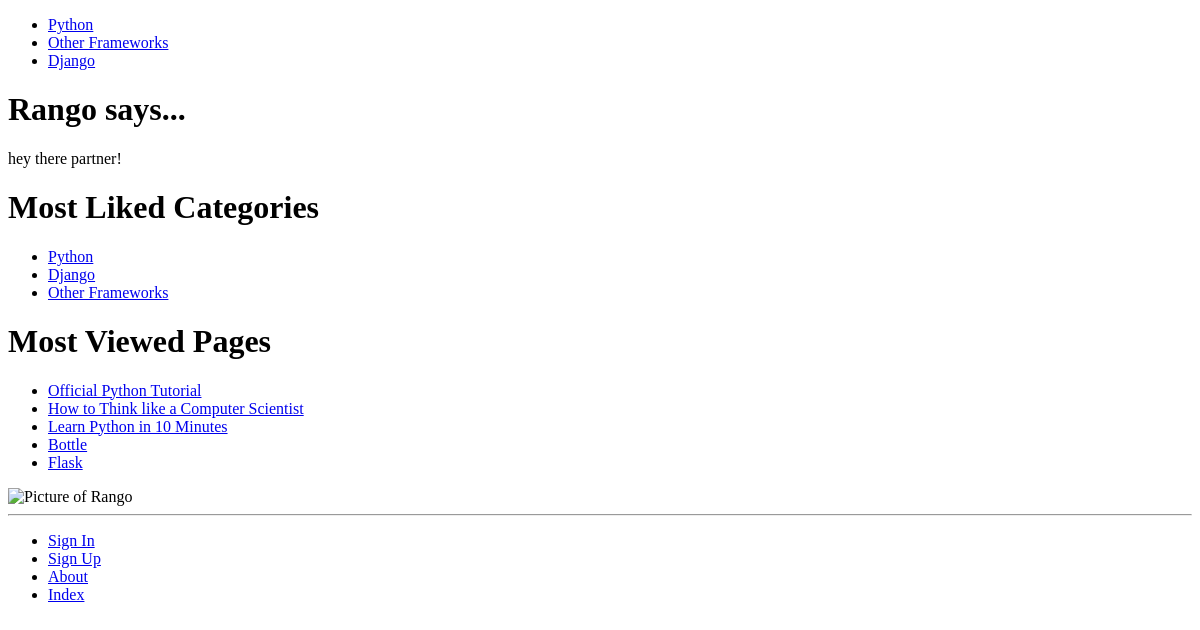
/, run on an earlier commit of the app's database.
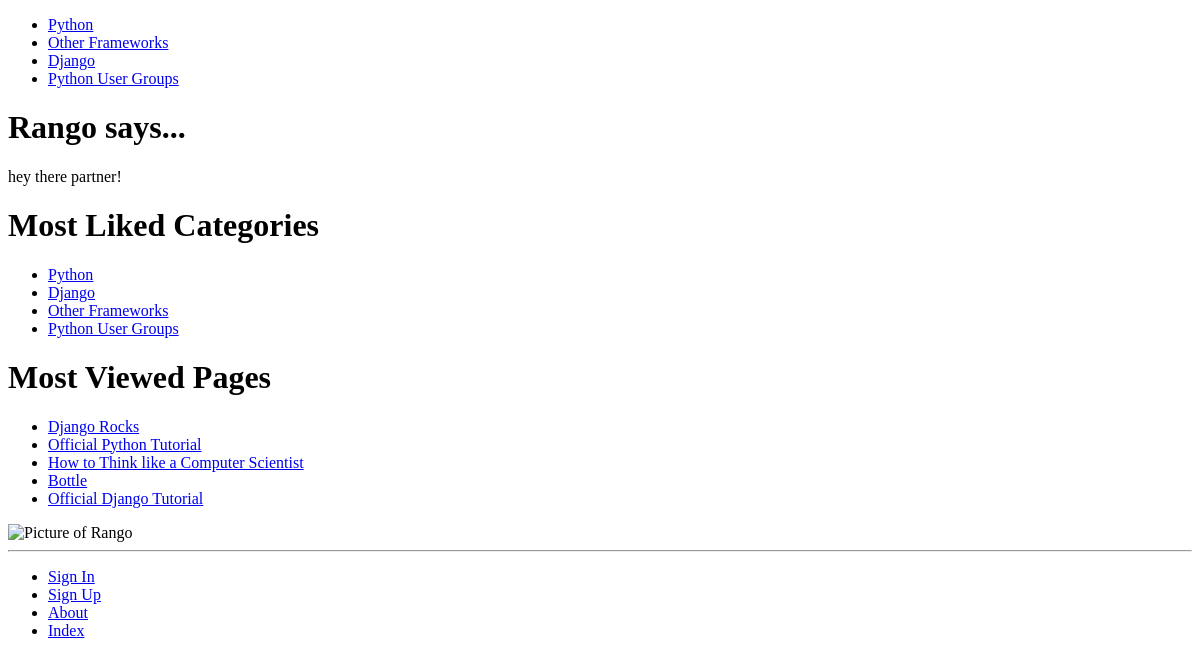
And on a later commit of the database.
### rango/models.py (models this page shows, shortened)
class Category(models.Model):
    name = models.CharField(max_length=128, unique=True)
    views = models.IntegerField(default=0)
    likes = models.IntegerField(default=0)
    slug = models.SlugField(unique=True)
    class Meta:
        verbose_name_plural = 'Categories'

class Page(models.Model):
    category = models.ForeignKey(Category)
    title = models.CharField(max_length=128)
    url = models.URLField()
    views = models.IntegerField(default=0)

### rango/views.py (the view)
# urls.py: url(r'^$', views.index, name="index"),
def index(request):
    category_list = Category.objects.order_by('-likes')[:5]
    pages_list = Page.objects.order_by('-views')[:5]
    context_dict = {'categories': category_list, 'pages': pages_list}
    return render(request, 'rango/index.html', context=context_dict)

### rango/templatetags/rango_template_tags.py (called while the page is built)
@register.inclusion_tag('rango/cats.html')
def get_category_list(cat=None):
    return {'cats': Category.objects.all(), 'act_cat': cat}

### templates/rango/index.html (shortened to what this page needs)
{% extends 'rango/base.html' %}
{% load staticfiles %}
{% block body_block %}
<h1>Rango says...</h1>
<div>
    {% if user.is_authenticated %}
        howdy {{ user.username }}!
    {% else %}
        hey there partner!
    {% endif %}
</div>
<div>
    <h1>Most Liked Categories</h1>
    {% if categories %}
    <ul>
        {% for category in categories %}
        <li>
            <a href="{% url 'show_category' category.slug %}">{{ category.name }}</a>
        </li>
        {% endfor %}
    </ul>
    {% else %}
    <strong>There are no categories present.</strong>
    {% endif %}
</div>
<div>
    <h1>Most Viewed Pages</h1>
    {% if pages %}
    <ul>
        {% for page in pages %}
        <li>
            <a href="{{ page.url }}">{{ page.title }}</a>
        </li>
        {% endfor %}
    </ul>
    {% endif %}
</div>
<div>
    <img src="{% static "images/rango.jpg" %}" alt="Picture of Rango" />
</div>
{% endblock %}

### templates/rango/cats.html
<ul>
    {% if cats %}
        {% for c in cats %}
            {% if c == act_cat %}
                <li><strong><a href="{% url 'show_category' c.slug %}">{{ c.name }}</a></strong></li>
            {% else %}
                <li><a href="{% url 'show_category' c.slug %}">{{ c.name }}</a></li>
            {% endif %}
        {% endfor %}
    {% else %}
        <li><strong>There are no categories present.</strong></li>
    {% endif %}
</ul>

What changed in the data, as far as the page shows it:
no longer on this page (row edited): Page: title "Learn Python in 10 Minutes"
no longer on this page (row edited): Page: title "Flask"
added Category: name "Python User Groups"
now on this page (row edited): Page: title "Django Rocks"
now on this page (row edited): Page: title "Official Django Tutorial"
